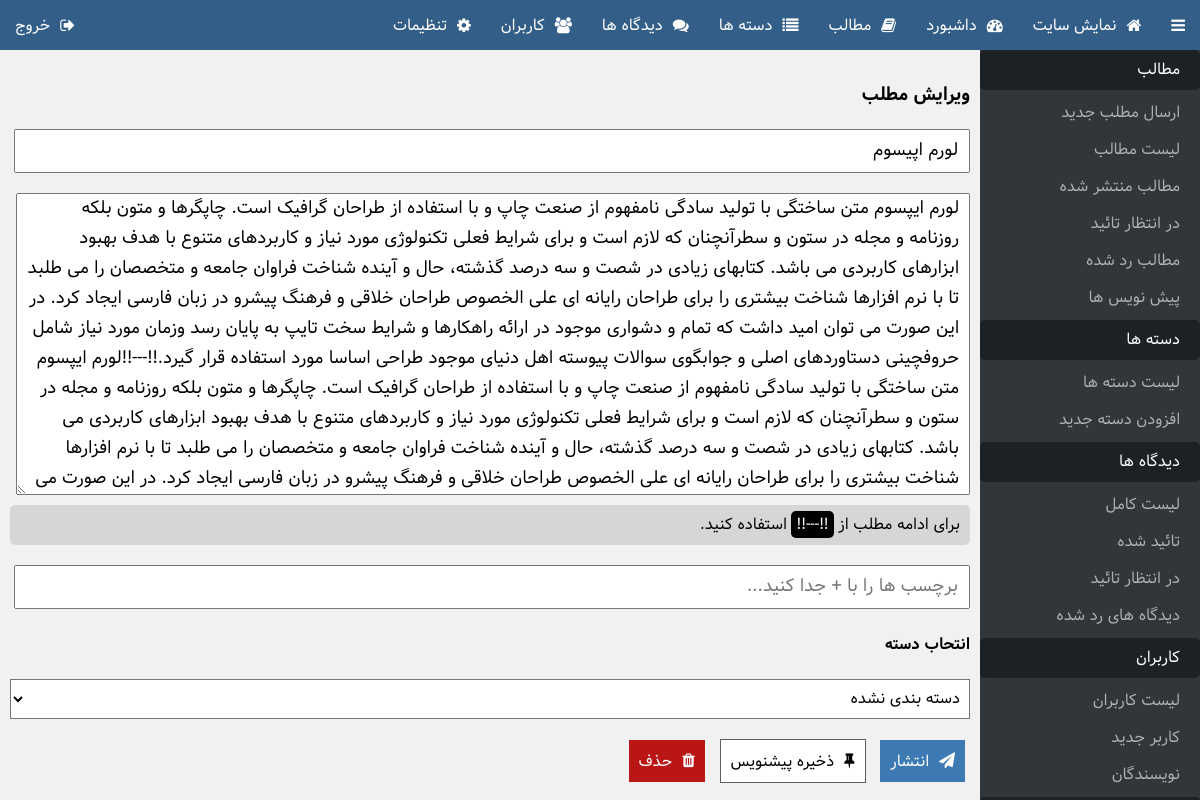
/acp/post.php?ID=2 (signed in), run on an earlier commit of the app's database.
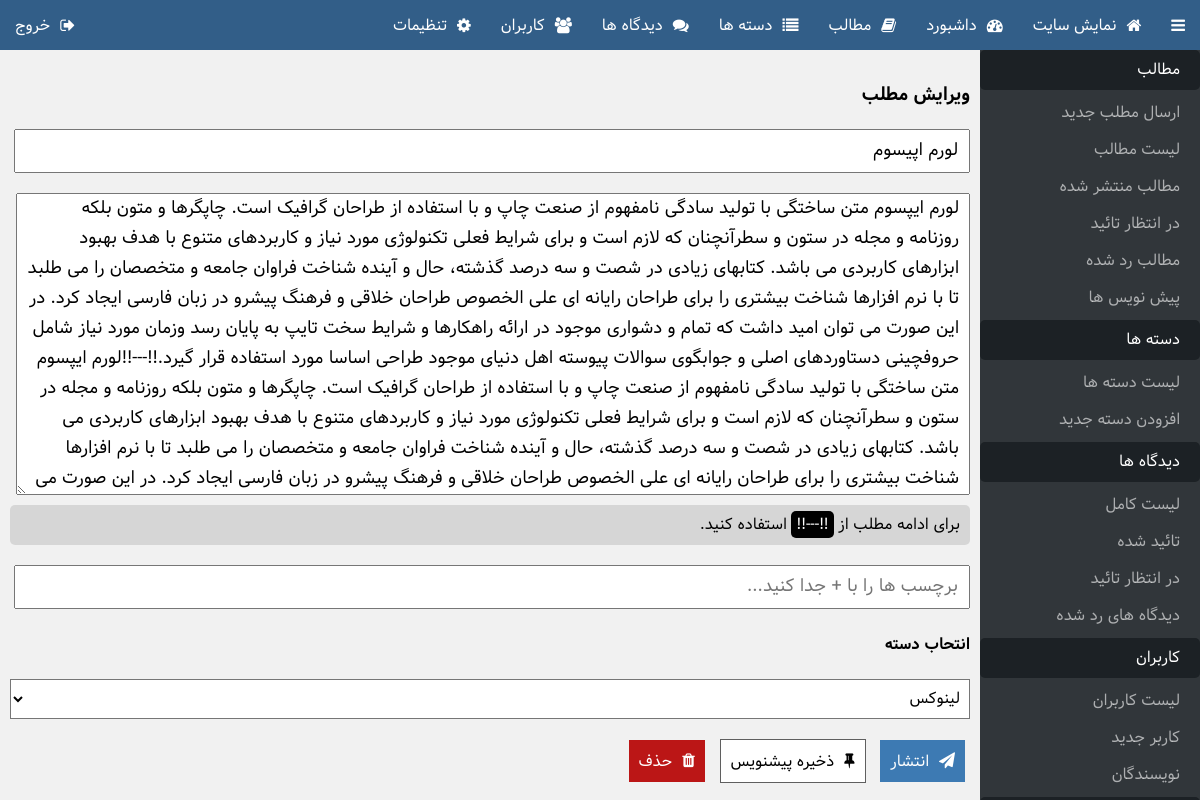
And on a later commit of the database.
### tables this page shows
CREATE TABLE `POSTS` (
  `ID` int(11) UNSIGNED NOT NULL,
  `TYPE` tinyint(1) UNSIGNED ZEROFILL NOT NULL,
  `AUTHOR` int(11) NOT NULL,
  `TITLE` varchar(255) NOT NULL,
  `STEXT` text NOT NULL,
  `FTEXT` text NOT NULL,
  `CAT` int(10) UNSIGNED NOT NULL DEFAULT '0',
  `TIME` int(11) UNSIGNED NOT NULL,
  `TAGS` text NOT NULL
);

CREATE TABLE `CATS` (
  `ID` int(10) UNSIGNED NOT NULL,
  `NAME` varchar(30) NOT NULL
);

### acp/post.php (the view, shortened to what this page needs)
<?php
	require_once('../includes/functions.php');
	if( !isset($_POST['A']) AND !isset($_GET['A']) )
		require_once('header.php');
	$POSTID = 0;
	$TITLE = "ارسال مطلب جدید";
	if( isset($_GET['ID']) AND (int)$_GET['ID']>0 )
	{
		$POSTS = $SQL->query("SELECT ID,TITLE,STEXT,FTEXT,CAT,TAGS FROM POSTS WHERE ID='".scape($_GET['ID'])."';");
		if( $POSTS!==FALSE )
		{
			if( $POSTS->num_rows==1 ){
				$POST = $POSTS->fetch_assoc();
				$POSTID = $POST['ID'];
				$TITLE = "ویرایش مطلب";
			}
		}
	}
?>
	<div class="form">
		<h3><?php echo $TITLE ?></h3>
		<div> <input id="title" name="title" type="text" value="<?php eecho(@$POST['TITLE']); ?>" placeholder="عنوان مطلب" /> </div>
		<div> <textarea id="text" name="text" placeholder="متن را اینجا وارد کنید...
!!---!!
ادامه مطلب"><?php if(isset($POST['STEXT'])){eecho(@$POST['STEXT']."!!---!!".@$POST['FTEXT']);} ?></textarea></div>
		<div class="tip">برای ادامه مطلب از <span class="code">!!---!!</span> استفاده کنید.</div>
		<div> <input id="tags" name="tags" type="text" value="<?php eecho(@$POST['TAGS']); ?>" placeholder="برچسب ها را با + جدا کنید..." /> </div>
		<h4>انتحاب دسته</h4>
			<select id="cat" name="cat">
				<?php
					$CATS = $SQL->query("SELECT ID,NAME FROM CATS;");
					if ( $CATS!==false AND $CATS->num_rows>0 )
					{
						while ( $CAT = $CATS->fetch_assoc() ) {
							echo '<option value="'.$CAT['ID'].'"'.( (@$POST['CAT']==$CAT['ID'])?' selected="selected"':'' ).'>'.$CAT['NAME'].'</option>';
						}
					}
				 ?>
			</select>
		<button class="fa-send" onclick="mod_post(1);">انتشار</button>
		<button class="fa-thumb-tack none" onclick="mod_post(0);">ذخیره پیشنویس</button>
		<?php if($POSTID!=0){ ?><button class="fa-trash red" onclick="dltpost(<?php echo $POSTID; ?>);">حذف</button><?php } ?>
	</div>
<?php
	if( !isset($_POST['A']) AND !isset($_GET['A']) )
		require_once('footer.php');
 ?>

What changed in the data, as far as the page shows it:
changed posts "لورم اپیسوم": cat "دسته بندی نشده" → "لینوکس"
